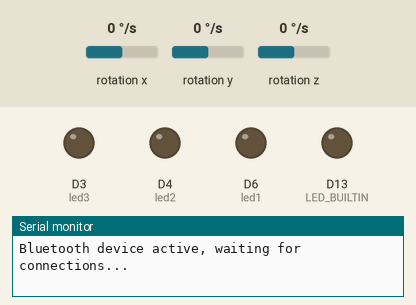
This sketch was run on a simulated Arduino Nano 33 IoT. On the bench: output pins drawn as LEDs (lit = HIGH), the last lines printed to the serial monitor. The inputs (shaded band) are chosen by the test bench; at power-on: rotation x 0 °/s, rotation y 0 °/s, rotation z 0 °/s. Nothing arrives over Bluetooth unless stated; a phone connects over Bluetooth LE 3 s after start.

Above: at 0.1 s.
At 3.1 s:
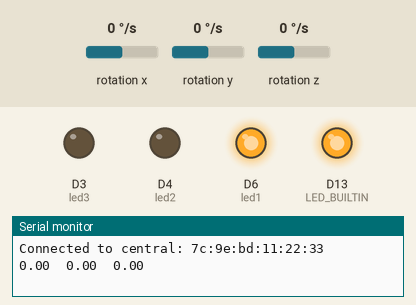
Timing chart, 0 to 4.6 s (numbered marks = the images above):
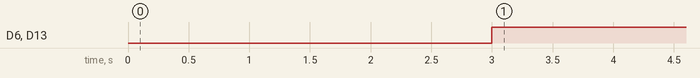

Measured:
- by itself, D6 (led1), D13 (LED_BUILTIN): LOW → HIGH at 3.0 s

The sketch:

GyroscopeBLEService.ino
```cpp
/*
 * DEMO 3: SENSOR REAL-TIME MONITORING
 *
 * Make a BLE service that provides Gyroscope sensor data to the BLE reader.
 * The BLE reader will obtain notification if the sensor data changes.
 */

 // Libraries
 #include <ArduinoBLE.h>
 #include <Arduino_LSM6DS3.h>  //Gyroscope

 /*
  *  Define BLE service an three BLE characteristics.
  *  We need different UUIDs to apply these features.
  *  We define three variables to hold sensor data.
  */

  // You can generate UUID using this online tool,
  // https://www.guidgenerator.com/online-guid-generator.aspx


  BLEService sensorService("7dcacd35-b87a-4931-9a7d-290bf9440824");
  // X
  BLEStringCharacteristic xSensorLevel("4500aa8a-570a-4c89-a014-bac08be0bd7c", BLERead | BLENotify,15);
  // Y
  BLEStringCharacteristic ySensorLevel("f8ec7c20-39d2-4ccb-88d6-5f863431a674", BLERead | BLENotify,15);
  // Z
  BLEStringCharacteristic zSensorLevel("b33aa585-98ea-43f6-9f8a-015c8e3a53cf", BLERead | BLENotify,15);

  // last sensor data
  float oldXLevel = 0;
  float oldYLevel = 0;
  float oldZLevel = 0;
  long previousMillis = 0;

  // LED
  int led1 = 6; // Blue
  int led2 = 4; // Red
  int led3 = 3; // Orange


void setup() {
  Serial.begin(115200);
  while (!Serial);

  if (!IMU.begin()) {
    Serial.println("Failed to initialize IMU!");
    while (1);
  }

  pinMode(LED_BUILTIN, OUTPUT);
  pinMode(led1, OUTPUT);
  pinMode(led2, OUTPUT);
  pinMode(led3, OUTPUT);

  if (!BLE.begin()) {
    Serial.println("starting BLE failed!");
    while (1);
  }

  // Define BLE service name and add to he advertised service
  BLE.setLocalName("Gyroscope");  // Service name
  BLE.setAdvertisedService(sensorService);  // Advertised service

  // add the BLE characteristics into the BLE service
  sensorService.addCharacteristic(xSensorLevel);
  sensorService.addCharacteristic(ySensorLevel);
  sensorService.addCharacteristic(zSensorLevel);
  BLE.addService(sensorService);

  // ser initial default data on all BLE charcteristics
  xSensorLevel.writeValue(String(0));
  ySensorLevel.writeValue(String(0));
  zSensorLevel.writeValue(String(0));

  // Start to advertise de BLE service by calling the BLE
  BLE.advertise();
  Serial.println("Bluetooth device active, waiting for connections...");
}

/*
 * Wait for the incoming BLE reader.
 * Once is connected, print thr MAC address ont the BLE reader.
 * Then, turn on the LED.
 */
void loop() {
  BLEDevice central = BLE.central();

  if(central){
    Serial.print("Connected to central: ");
    Serial.println(central.address());
    digitalWrite(led1, HIGH);
    digitalWrite(LED_BUILTIN, HIGH);

    // If the BLE reader is connected, we have the BLEDevice object.
    // Perform looping funcion until BLE reader is disconnected
    while (central.connected()){
      //long currentMillis = millis();
      updateGyroscopeLevel();
      delay(300);
    }

    // Turn off the LED after BLE reader disconnected
    digitalWrite(LED_BUILTIN, LOW);
    digitalWrite(led1, LOW);
    Serial.print("Disconnected from central: ");
    Serial.print(central.address());
  }
}

/*
 * FUNCTIONS
 */

 void updateGyroscopeLevel(){
  float x, y, z;

  if (IMU.gyroscopeAvailable()){
    IMU.readGyroscope(x, y, z);

    // Send Gyroscope data to the BLE service
    if (x != oldXLevel){
      xSensorLevel.writeValue(String(x));
      oldXLevel = x;
    }
    if (y != oldYLevel){
      ySensorLevel.writeValue(String(y));
      oldYLevel = y;
    }
    if (z != oldZLevel){
      zSensorLevel.writeValue(String(z));
      oldZLevel = z;
    }
    Serial.print(x);
    Serial.print('\t');
    Serial.print(y);
    Serial.print('\t');
    Serial.println(z);

  }
 }
```
